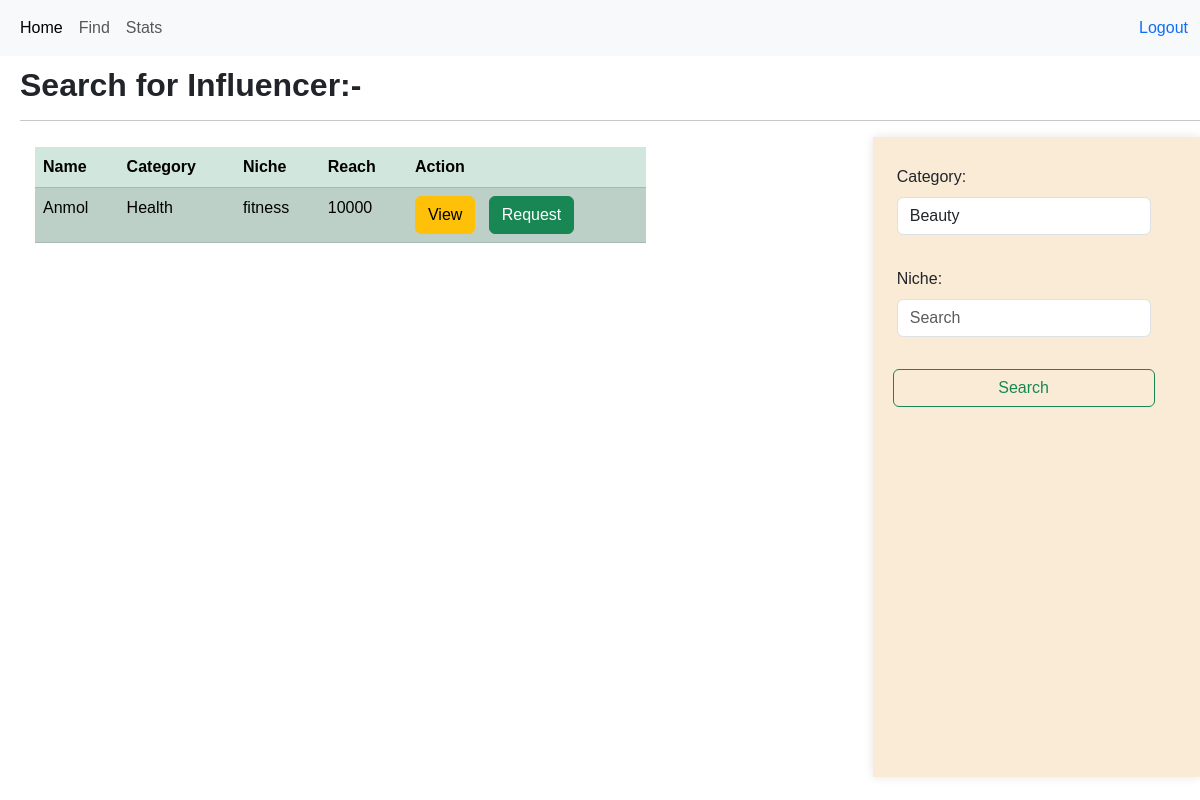
The app's page /sponser_home/find/1 with its own data.
### app.py (models this page shows)
class influencer(db.Model):
    __tablename__='influcener'
    influencer_id=db.Column(db.Integer,primary_key=True,autoincrement=True)
    name=db.Column(db.String,db.ForeignKey(user.username))
    Category=db.Column(db.String)
    Niche=db.Column(db.String)
    reach=db.Column(db.Integer)
    user_id=db.Column(db.Integer,db.ForeignKey(user.user_id))
    photo_path = db.Column(db.String)
    flagged_info=db.Column(db.Boolean, default=False)

### app.py (the view)
@app.route("/sponser_home/find/<int:id>",methods=["GET"])
def homelander(id):
    userdata1=dict()
    ans=db.session.query(user).filter(user.role=='user').all()
    c=0
    for i in ans:
        userdata=db.session.query(influencer).filter(influencer.user_id==i.user_id).first()
        userdata1[c]=[i.user_id,userdata.reach,userdata.name,userdata.Category,userdata.Niche]
        c=c+1
    return render_template("sponser_user_find.html",userdata1=userdata1,id=id)

### templates/sponser_user_find.html (shortened to what this page needs)
<!DOCTYPE html>
<html lang="en">
<head>
    <link href="https://cdn.jsdelivr.net/npm/bootstrap@5.3.3/dist/css/bootstrap.min.css" rel="stylesheet">
    <link rel="stylesheet" href="\static\style.css">
</head>
<body>
    <nav class="navbar navbar-expand-lg bg-body-tertiary" id="navbar">
        <div class="container-fluid">
          <div class="collapse navbar-collapse" id="navbarText">
            <ul class="navbar-nav me-auto mb-2 mb-lg-0">
              <li class="nav-item">
                <a class="nav-link active" aria-current="page" href="/sponserhome/{{ id }}">Home</a>
              </li>
              <li class="nav-item">
                <a class="nav-link" href="/sponser_home/find/{{ id }}">Find</a>
              </li>
              <li class="nav-item">
                <a class="nav-link" href="/sponser/stats/{{ id }}">Stats</a>
              </li>
            </ul>
            <a id="logout" href="/">Logout</a>
          </div>
        </div>
      </nav>
      <div style="margin-top: 10px; margin-left: 20px;">
        <h2><b>Search for Influencer:- <hr></h2></b>
      </div>
      <div class="containers">
        <div class="sepearate_container">
      <table class="table table-success table-striped" id="tab1">
        <thead>
          <tr>
            <th>Name</th>
            <th>Category</th>
            <th>Niche</th>
            <th>Reach</th>
            <th>Action</th>
          </tr>
        </thead>
        <tbody>
          {% for user in userdata1 %}
          <tr>
            <td  class="table-active">{{userdata1[user][2]}}</td>
            <td  class="table-active">{{userdata1[user][3]}}</td>
            <td  class="table-active">{{userdata1[user][4]}}</td>
            <td  class="table-active">{{userdata1[user][1]}}</td>
            <td  class="table-active"><a type="button" class="btn btn-warning" href="/sponser/request/{{ userdata1[user][0] }}">
              View </a>
            <a type="button" class="btn btn-success" href="/sponser/adreq_sent/{{ userdata1[user][0] }}">Request</a>
            </td>
          </tr>
            {% endfor %}
          </tbody>
        </table>
      </div>
      <div class="contain2">
        <form class="row g-2" id="search" method="POST" action="/sponser_home/value/{{ id }}" style="margin-top: 20px;margin-left: 20px; width: 80%;">
          <div>
          <label class="form-label">Category: </label><br>
          <select  name="cate" class="form-control">
            <option value="Beauty">Beauty</option>
          </select><br>
          </div>
          <div>
            <label class="form-label">Niche:</label><br>
            <input class="form-control" type="search" placeholder="Search" aria-label="Search" name="niche"><br>
          </div>
          <button class="btn btn-outline-success" type="submit">Search</button>
        </form>
      </div>
    </div>
    </body>
</html>

### static/style.css (style rules this page uses)
* { font-family:Tahoma, Geneva, Verdana, sans-serif; height: auto; }
#logout { margin-left: 10px; text-decoration:none; }
#search { margin-right: 200px; }
#tab1 { width:70%; margin-left: 35px; margin-top: 10px; }
.containers { display: flex; }
.sepearate_container { width: 80%; }
.contain2 { box-shadow: 0 0 10px rgba(0, 0, 0, 0.1); background-color: antiquewhite; height: 80vh; width: 30%; }

### records on screen
influencer: name "Anmol", Category "Health", Niche "fitness", reach "10000"
